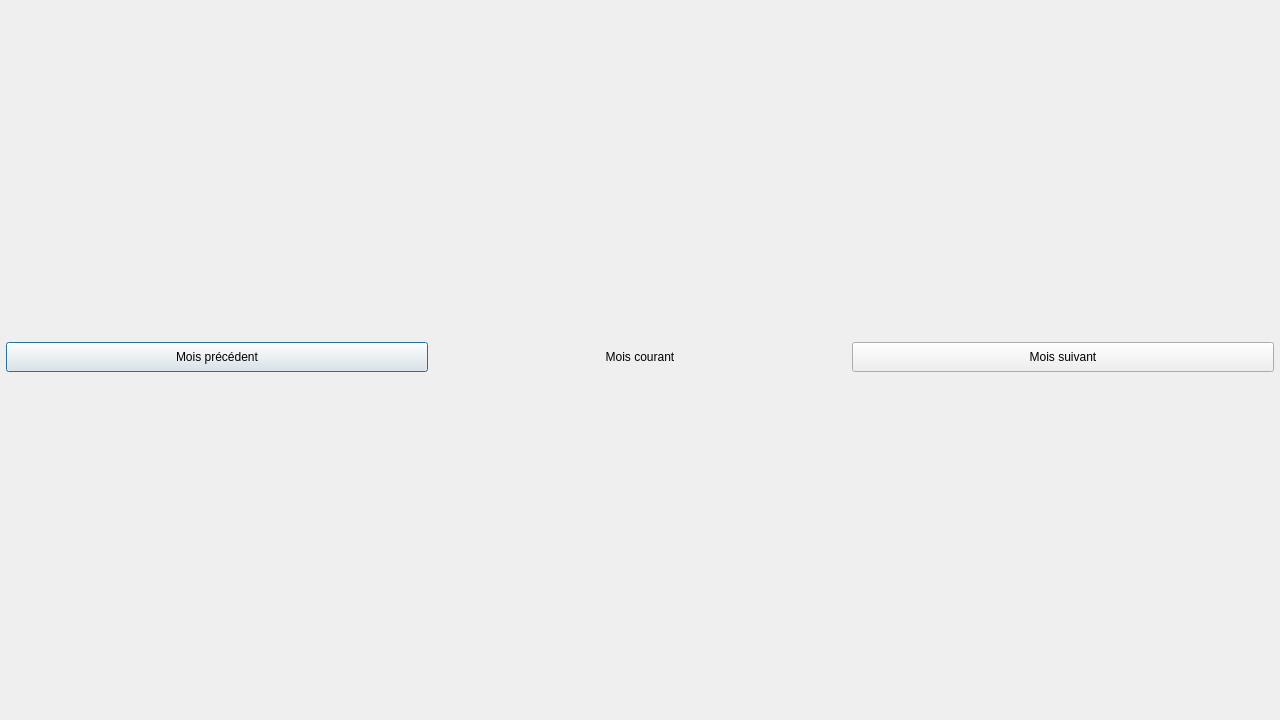
<?xml version="1.0" encoding="UTF-8"?>
<ui version="4.0">
 <class>CalendarDialog</class>
 <widget class="QDialog" name="CalendarDialog">
  <property name="geometry">
   <rect>
    <x>0</x>
    <y>0</y>
    <width>1280</width>
    <height>720</height>
   </rect>
  </property>
  <property name="windowTitle">
   <string>Calendar</string>
  </property>
  <layout class="QVBoxLayout" name="verticalLayout" stretch="0,1">
   <property name="spacing">
    <number>1</number>
   </property>
   <property name="leftMargin">
    <number>6</number>
   </property>
   <property name="topMargin">
    <number>6</number>
   </property>
   <property name="rightMargin">
    <number>6</number>
   </property>
   <property name="bottomMargin">
    <number>6</number>
   </property>
   <item>
    <layout class="QHBoxLayout" name="horizontalLayout">
     <property name="bottomMargin">
      <number>6</number>
     </property>
     <item>
      <widget class="QPushButton" name="PreviousPushButton">
       <property name="minimumSize">
        <size>
         <width>0</width>
         <height>30</height>
        </size>
       </property>
       <property name="text">
        <string>Mois précédent</string>
       </property>
      </widget>
     </item>
     <item>
      <widget class="QLabel" name="CurrentMonthLabel">
       <property name="minimumSize">
        <size>
         <width>0</width>
         <height>30</height>
        </size>
       </property>
       <property name="text">
        <string>Mois courant</string>
       </property>
       <property name="alignment">
        <set>Qt::AlignCenter</set>
       </property>
      </widget>
     </item>
     <item>
      <widget class="QPushButton" name="NextPushButton">
       <property name="minimumSize">
        <size>
         <width>0</width>
         <height>30</height>
        </size>
       </property>
       <property name="text">
        <string>Mois suivant</string>
       </property>
      </widget>
     </item>
    </layout>
   </item>
   <item>
    <layout class="QGridLayout" name="CalendarLayout">
     <property name="spacing">
      <number>0</number>
     </property>
    </layout>
   </item>
  </layout>
 </widget>
 <resources/>
 <connections/>
</ui>
